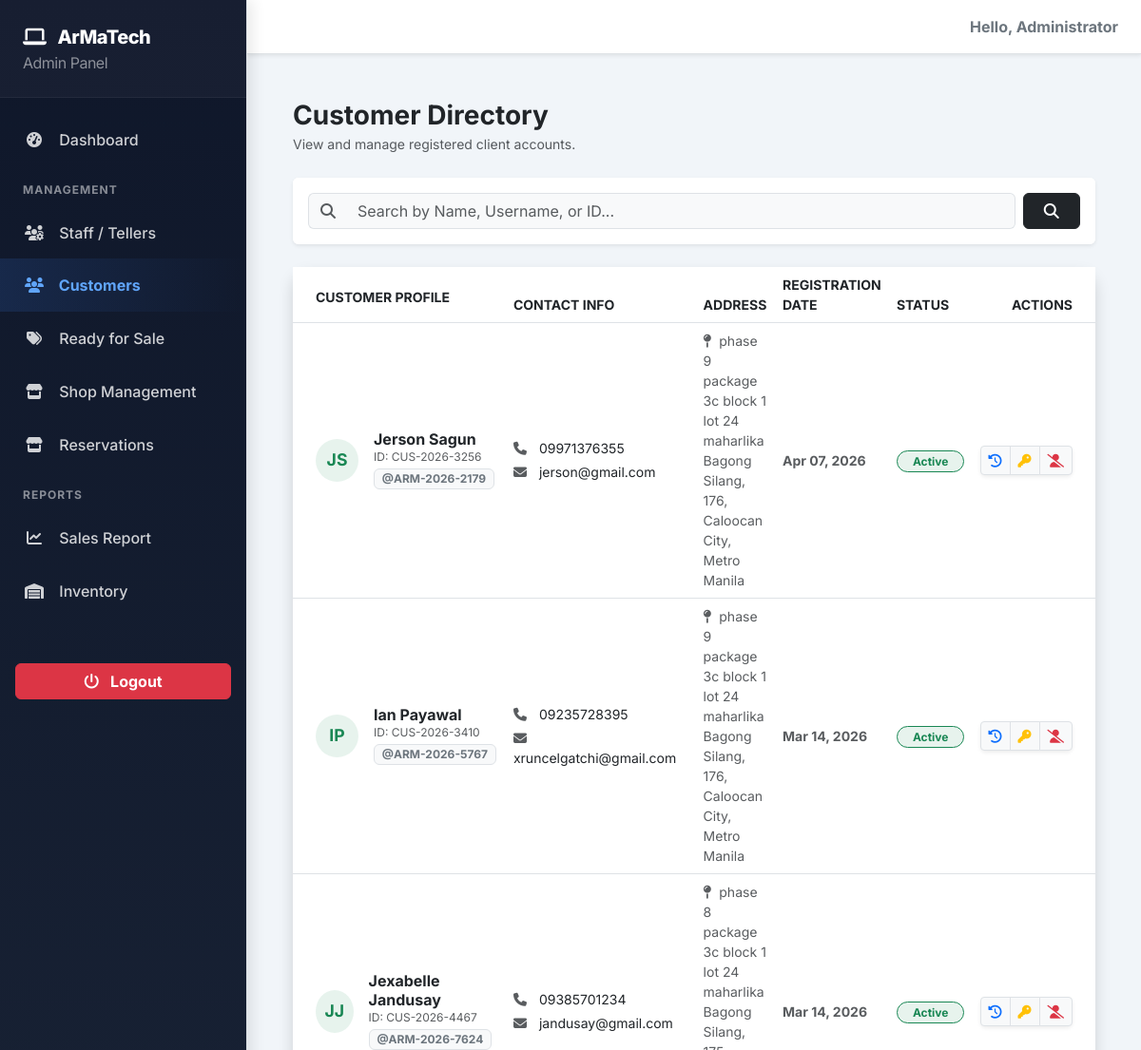
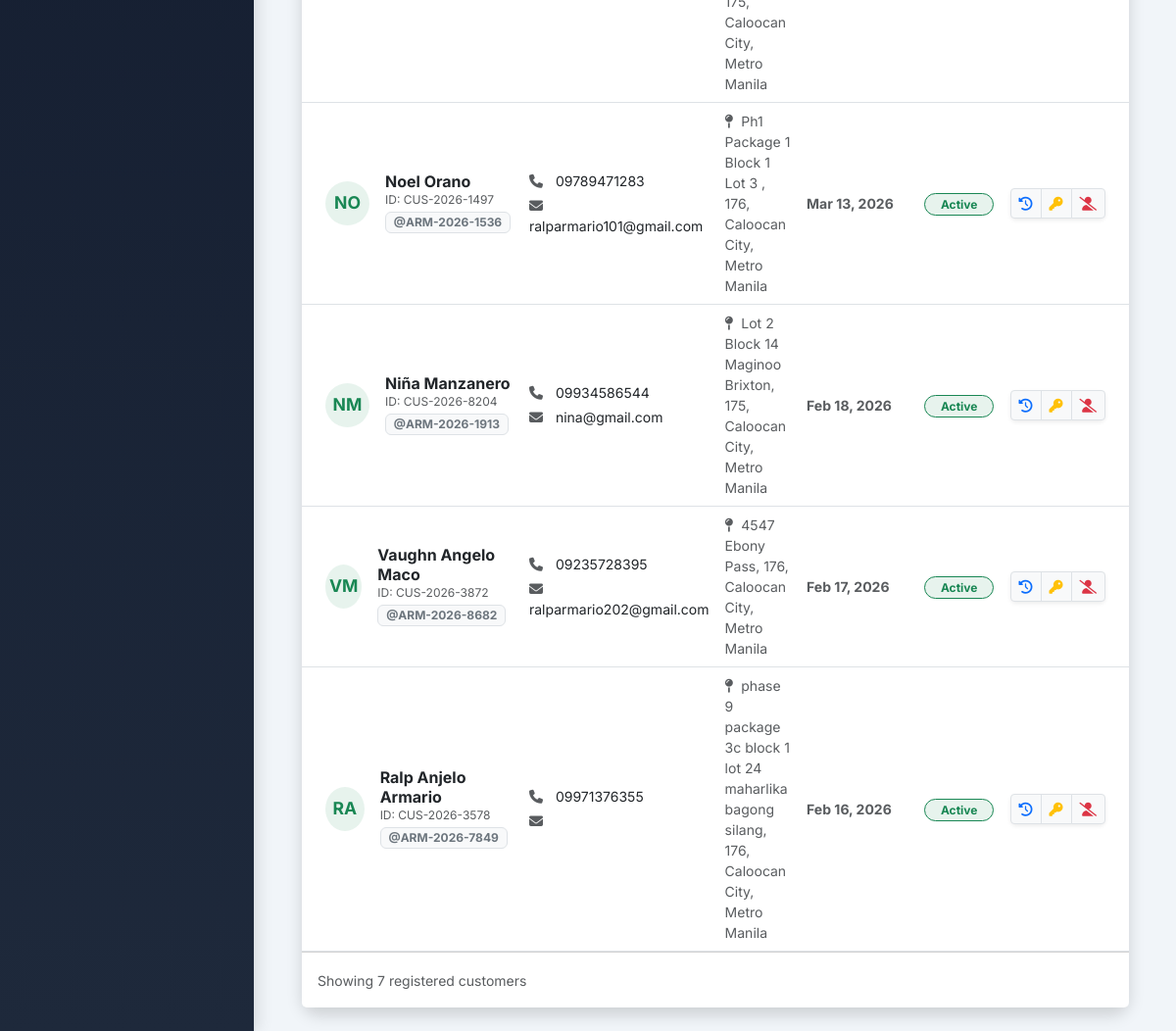
/modules/admin/manage_customers.php (signed in), run on the app's committed database (2 pictures, top to bottom).
### tables this page shows
CREATE TABLE `accounts` (
  `account_id` int NOT NULL,
  `profile_id` int NOT NULL,
  `username` varchar(50) NOT NULL,
  `password` varchar(255) NOT NULL,
  `role` enum('admin','teller','customer') DEFAULT 'customer',
  `status` enum('active','inactive') DEFAULT 'active',
  `force_change` tinyint(1) DEFAULT '1'
);

CREATE TABLE `profiles` (
  `profile_id` int NOT NULL,
  `public_id` varchar(20) DEFAULT NULL,
  `first_name` varchar(50) NOT NULL,
  `middle_name` varchar(50) DEFAULT NULL,
  `last_name` varchar(50) NOT NULL,
  `date_of_birth` date NOT NULL,
  `gender` enum('Male','Female','Other') DEFAULT NULL,
  `civil_status` varchar(20) DEFAULT NULL,
  `contact_number` varchar(20) DEFAULT NULL,
  `email` varchar(100) DEFAULT NULL,
  `emergency_contact_name` varchar(100) DEFAULT NULL,
  `emergency_contact_phone` varchar(20) DEFAULT NULL,
  `date_hired` date DEFAULT NULL,
  `avatar` varchar(255) DEFAULT NULL,
  `created_at` timestamp NULL DEFAULT CURRENT_TIMESTAMP
);

### modules/admin/manage_customers.php (the view, shortened to what this page needs)
<?php
include_once '../../includes/admin_header.php';
$search = $_GET['search'] ?? '';
$sql = "SELECT p.*, a.account_id, a.username, a.status,
        CONCAT(ad.house_no_street, ', ', ad.barangay, ', ', ad.city, ', ', ad.province) AS full_address
        FROM accounts a
        JOIN profiles p ON a.profile_id = p.profile_id
        LEFT JOIN addresses ad ON p.profile_id = ad.profile_id
        WHERE a.role = 'customer'";
$sql .= " ORDER BY p.created_at DESC";
$result = $conn->query($sql);
?>
<div class="container-fluid px-4">
    <div class="d-flex justify-content-between align-items-center mt-4 mb-4">
        <div>
            <h3 class="fw-bold text-dark mb-0">Customer Directory</h3>
            <small class="text-muted">View and manage registered client accounts.</small>
        </div>
        </div>
    <div class="card border-0 shadow-sm mb-4">
        <div class="card-body bg-white rounded">
            <form method="GET" class="row g-2">
                <div class="col-md-11">
                    <div class="input-group">
                        <span class="input-group-text bg-light border-end-0"><i class="fa-solid fa-search text-muted"></i></span>
                        <input type="text" name="search" class="form-control border-start-0 bg-light" placeholder="Search by Name, Username, or ID..." value="<?php echo htmlspecialchars($search); ?>">
                    </div>
                </div>
                <div class="col-md-1">
                    <button type="submit" class="btn btn-dark w-100"><i class="fa-solid fa-magnifying-glass"></i></button>
                </div>
            </form>
        </div>
    </div>
    <div class="card shadow border-0 rounded-4">
        <div class="card-body p-0">
            <div class="table-responsive">
                <table class="table table-hover align-middle mb-0">
                    <thead class="bg-light text-uppercase small fw-bold text-muted">
                        <tr>
                            <th class="ps-4 py-3">Customer Profile</th>
                            <th>Contact Info</th>
                            <th>Address</th>
                            <th>Registration Date</th>
                            <th>Status</th>
                            <th class="text-end pe-4">Actions</th>
                        </tr>
                    </thead>
                    <tbody>
                        <?php if ($result->num_rows > 0): ?>
                            <?php while($row = $result->fetch_assoc()): ?>
                                <tr>
                                    <td class="ps-4">
                                        <div class="d-flex align-items-center">
                                            <div class="rounded-circle bg-success bg-opacity-10 text-success d-flex align-items-center justify-content-center me-3" style="width: 45px; height: 45px; font-weight:bold; font-size: 1.1em;">
                                                <?php echo substr($row['first_name'], 0, 1) . substr($row['last_name'], 0, 1); ?>
                                            </div>
                                            <div>
                                                <h6 class="mb-0 fw-bold text-dark"><?php echo $row['first_name'] . ' ' . $row['last_name']; ?></h6>
                                                <small class="text-muted d-block" style="font-size: 0.75rem;">ID: <?php echo $row['public_id']; ?></small>
                                                <span class="badge bg-light text-secondary border">@<?php echo $row['username']; ?></span>
                                            </div>
                                        </div>
                                    </td>
                                    <td>
                                        <div class="d-flex flex-column">
                                            <small class="mb-1"><i class="fa-solid fa-phone me-2 text-muted" style="width:15px;"></i> <?php echo $row['contact_number']; ?></small>
                                            <small><i class="fa-solid fa-envelope me-2 text-muted" style="width:15px;"></i> <?php echo $row['email']; ?></small>
                                        </div>
                                    </td>
                                    <td>
                                        <small class="text-muted text-wrap" style="max-width: 200px; display:block;">
                                            <i class="fa-solid fa-map-pin me-1"></i> <?php echo $row['full_address'] ?? 'No Address'; ?>
                                        </small>
                                    </td>
                                    <td>
                                        <small class="text-muted fw-bold"><?php echo date('M d, Y', strtotime($row['created_at'])); ?></small>
                                    </td>
                                    <td>
                                        <?php if ($row['status'] === 'active'): ?>
                                            <span class="badge bg-success bg-opacity-10 text-success border border-success px-3 rounded-pill">Active</span>
                                        <?php else: ?>
                                            <span class="badge bg-danger bg-opacity-10 text-danger border border-danger px-3 rounded-pill">Disabled</span>
                                        <?php endif; ?>
                                    </td>
                                    <td class="text-end pe-4">
                                        <div class="btn-group shadow-sm">
                                            <a href="view_customer_history.php?id=<?php echo $row['account_id']; ?>" class="btn btn-sm btn-light border text-primary" title="Transaction History">
                                                <i class="fa-solid fa-clock-rotate-left"></i>
                                            </a>
                                            <button type="button" class="btn btn-sm btn-light border text-warning" data-bs-toggle="modal" data-bs-target="#resetModal<?php echo $row['account_id']; ?>" title="Reset Password">
                                                <i class="fa-solid fa-key"></i>
                                            </button>
                                            <?php if ($row['status'] === 'active'): ?>
                                                <a href="../../core/toggle_status.php?id=<?php echo $row['account_id']; ?>&current=active" class="btn btn-sm btn-light border text-danger" title="Disable Account">
                                                    <i class="fa-solid fa-user-slash"></i>
                                                </a>
                                            <?php else: ?>
                                                <a href="../../core/toggle_status.php?id=<?php echo $row['account_id']; ?>&current=inactive" class="btn btn-sm btn-light border text-success" title="Reactivate Account">
                                                    <i class="fa-solid fa-user-check"></i>
                                                </a>
                                            <?php endif; ?>
                                        </div>
                                    </td>
                                </tr>
                            <?php endwhile; ?>
                        <?php endif; ?>
                    </tbody>
                </table>
            </div>
        </div>
        <div class="card-footer bg-white py-3">
            <small class="text-muted">Showing <?php echo $result->num_rows; ?> registered customers</small>
        </div>
    </div>
</div>
<?php include_once '../../includes/admin_footer.php'; ?>

### includes/admin_header.php (style rules this page uses)
body { background-color: #f1f5f9; font-family: 'Inter', sans-serif; overflow-x: hidden; }

### data on the page
accounts: profile.first_name "J", profile.last_name "S", profile.first_name "Jerson", profile.last_name "Sagun", profile.public_id "CUS-2026-3256", username "ARM-2026-2179", profile.contact_number "09971376355", profile.email "jerson@gmail.com", full_address "phase 9 package 3c block 1 lot 24 maharlika Bagong Silang, 176, Caloocan City, Metro Manila", profile.created_at "Apr 07, 2026", status "Active"
accounts: profile.first_name "I", profile.last_name "P", profile.first_name "Ian", profile.last_name "Payawal", profile.public_id "CUS-2026-3410", username "ARM-2026-5767", profile.contact_number "09235728395", profile.email "xruncelgatchi@gmail.com", full_address "phase 9 package 3c block 1 lot 24 maharlika Bagong Silang, 176, Caloocan City, Metro Manila", profile.created_at "Mar 14, 2026", status "Active"
accounts: profile.first_name "J", profile.last_name "J", profile.first_name "Jexabelle", profile.last_name "Jandusay", profile.public_id "CUS-2026-4467", username "ARM-2026-7624", profile.contact_number "09385701234", profile.email "jandusay@gmail.com", full_address "phase 8 package 3c block 1 lot 24 maharlika Bagong Silang, 175, Caloocan City, Metro Manila", profile.created_at "Mar 14, 2026", status "Active"
accounts: profile.first_name "N", profile.last_name "O", profile.first_name "Noel", profile.last_name "Orano", profile.public_id "CUS-2026-1497", username "ARM-2026-1536", profile.contact_number "09789471283", profile.email "ralparmario101@gmail.com", full_address "Ph1 Package 1 Block 1 Lot 3 , 176, Caloocan City, Metro Manila", profile.created_at "Mar 13, 2026", status "Active"
accounts: profile.first_name "N", profile.last_name "M", profile.first_name "Niña", profile.last_name "Manzanero", profile.public_id "CUS-2026-8204", username "ARM-2026-1913", profile.contact_number "09934586544", profile.email "nina@gmail.com", full_address "Lot 2 Block 14 Maginoo Brixton, 175, Caloocan City, Metro Manila", profile.created_at "Feb 18, 2026", status "Active"
accounts: profile.first_name "V", profile.last_name "M", profile.first_name "Vaughn Angelo", profile.last_name "Maco", profile.public_id "CUS-2026-3872", username "ARM-2026-8682", profile.contact_number "09235728395", profile.email "ralparmario202@gmail.com", full_address "4547 Ebony Pass, 176, Caloocan City, Metro Manila", profile.created_at "Feb 17, 2026", status "Active"
accounts: profile.first_name "R", profile.last_name "A", profile.first_name "Ralp Anjelo", profile.last_name "Armario", profile.public_id "CUS-2026-3578", username "ARM-2026-7849", profile.contact_number "09971376355", full_address "phase 9 package 3c block 1 lot 24 maharlika bagong silang, 176, Caloocan City, Metro Manila", profile.created_at "Feb 16, 2026", status "Active"

### other printed values
$result->num_rows "7"
